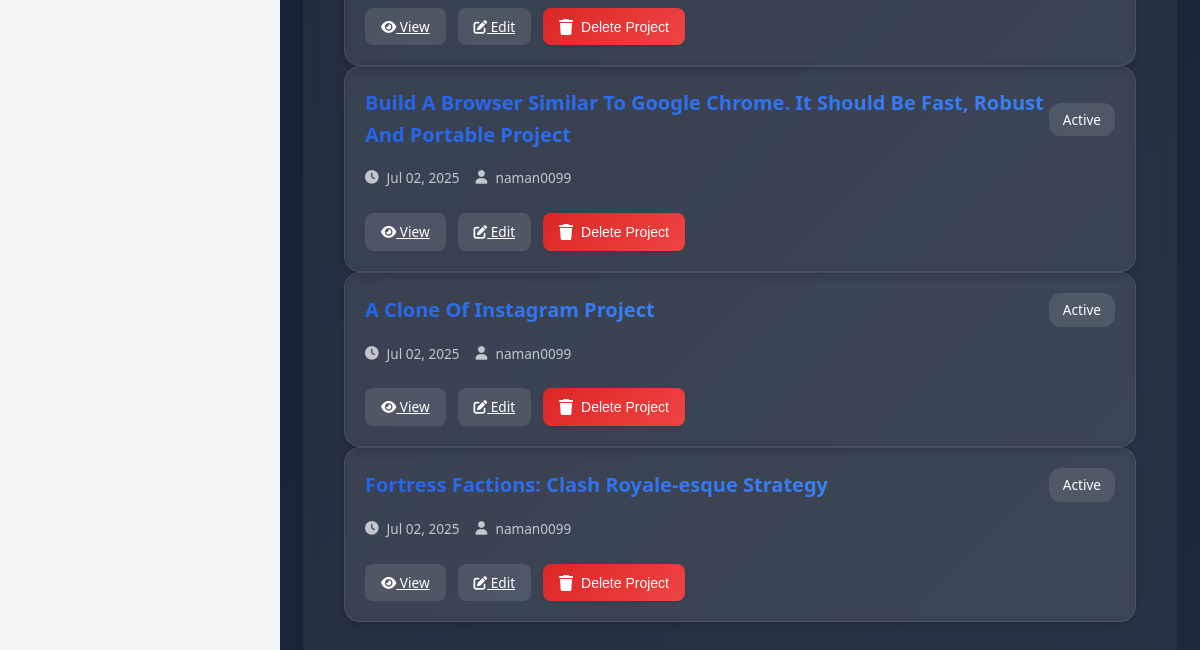
Before: /users/dashboard/ (signed in, lower part) with the older database file.
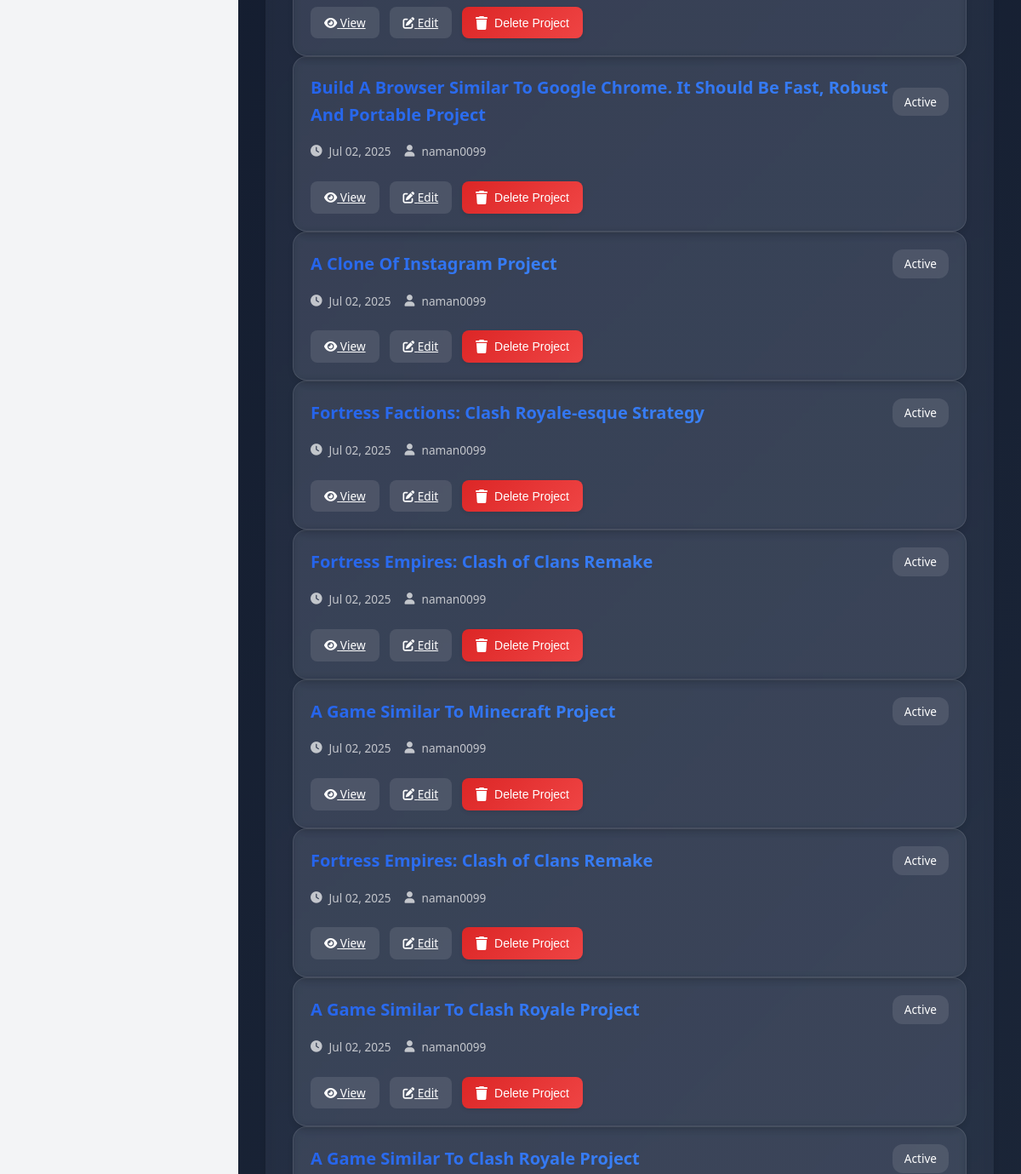
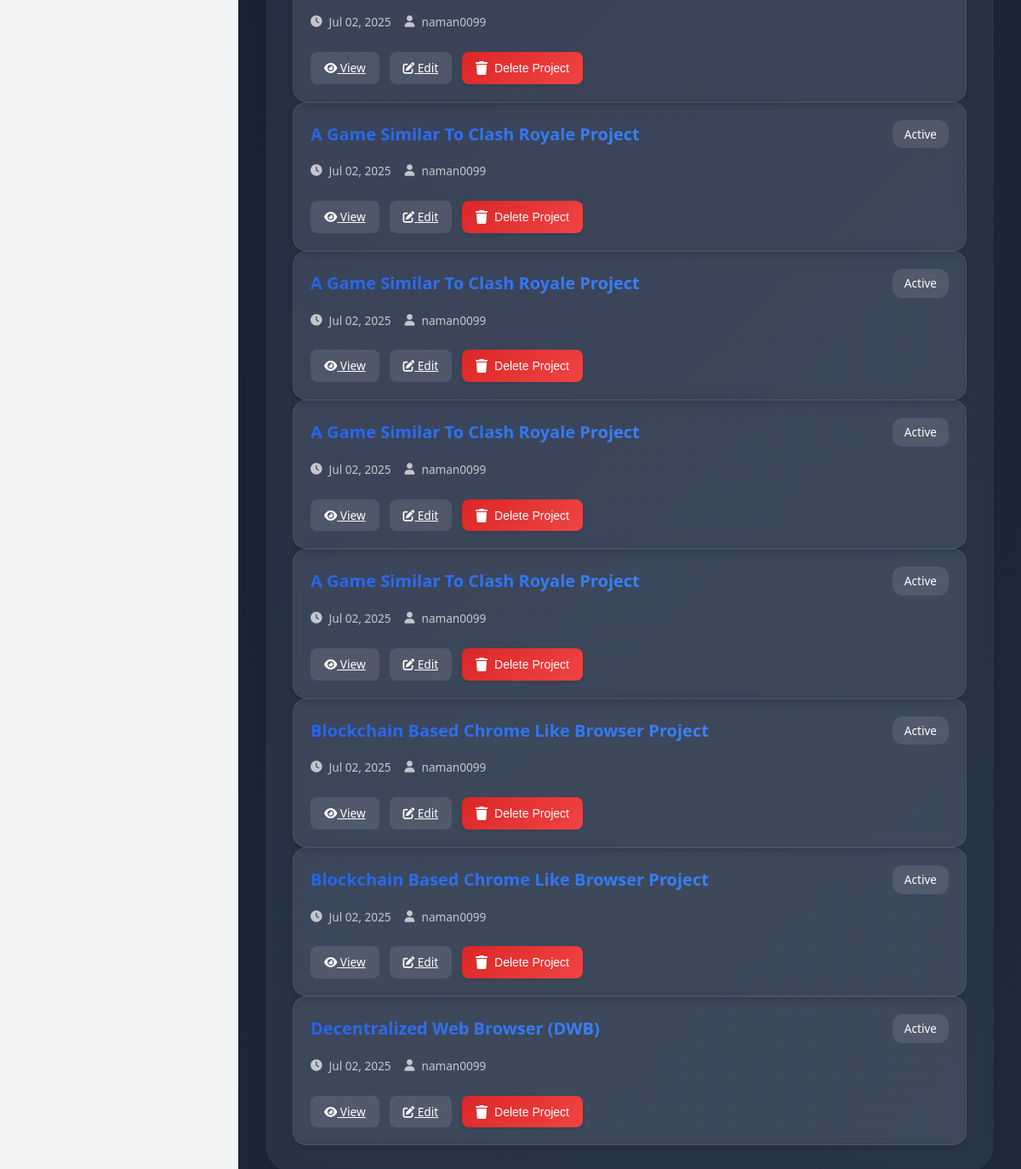
After: the same page with the newer database file (2 pictures, top to bottom).
### projects/models.py (models this page shows, shortened)
class Project(models.Model):
    user = models.ForeignKey(User, on_delete=models.CASCADE)  # Links to the user who created it
    name = models.CharField(max_length=255)  # Project name
    created_at = models.DateTimeField(auto_now_add=True)  # Timestamp
    roadmap = models.JSONField(null=True, blank=True)  # Store the roadmap JSON data

### users/views.py (the view)
# urls.py: path("dashboard/", dashboard_view, name="dashboard"),
@login_required
def dashboard_view(request):
    projects = Project.objects.filter(user=request.user)  # Fetch only the logged-in user's projects
    return render(request, "dashboard.html", {"projects": projects})

### templates/dashboard.html (shortened to what this page needs)
<!DOCTYPE html>
<html lang="en">
<head>
    <link href="https://cdnjs.cloudflare.com/ajax/libs/font-awesome/6.0.0/css/all.min.css" rel="stylesheet">
</head>
<body>
    <div class="dashboard-container">
        <div class="content-area">
            <div class="projects-section">
                {% if projects %}
                    <div class="projects-grid">
                        {% for project in projects %}
                            <div class="project-card">
                                <div class="project-card-header">
                                    <h3 class="project-card-title">{{ project.name }}</h3>
                                    <span class="project-card-status">Active</span>
                                </div>
                                <div class="project-card-meta">
                                    <div class="project-card-meta-item">
                                        <i class="fas fa-clock"></i>
                                        <span>{{ project.created_at|date:"M d, Y" }}</span>
                                    </div>
                                    <div class="project-card-meta-item">
                                        <i class="fas fa-user"></i>
                                        <span>{{ request.user.username }}</span>
                                    </div>
                                </div>
                                <div class="project-card-actions">
                                    <a href="{% url 'projects_1:dev_environment' project.id %}" class="project-card-action-btn">
                                        <i class="fas fa-eye"></i> View
                                    </a>
                                    <a href="{% url 'projects_1:dev_environment' project.id %}" class="project-card-action-btn">
                                        <i class="fas fa-edit"></i> Edit
                                    </a>
                                    <button class="delete-project-btn" onclick="deleteProject('{{ project.id }}')">
                                        <i class="fas fa-trash"></i>
                                        Delete Project
                                    </button>
                                </div>
                            </div>
                        {% endfor %}
                    </div>
                {% endif %}
            </div>
        </div>
</body>
</html>

### templates/dashboard.html (style rules this page uses)
:root { --primary: #2563eb; --secondary: #3b82f6; --success: #22c55e; --error: #ef4444; --warning: #f59e0b; --info: #3b82f6; --text-primary: #1f2937; --text-secondary: #6b7280; --text-muted: #9ca3af; --bg-color: #f3f4f6; --card-bg: #ffffff; --border-color: #e5e7eb; --shadow-color: rgba(0, 0, 0, 0.05); --gradient-1: linear-gradient(135deg, #2563eb 0%, #3b82f6 100%); --gradient-2: linear-gradient(135deg, #22c55e 0%, #34d399 100%); --gradient-3: linear-gradient(135deg, #f59e0b 0%, #fbbf24 100%); --gradient-4: linear-gradient(135deg, #3b82f6 0%, #60a5fa 100%); --glass-bg: rgba(255, 255, 255, 0.9); --sidebar-width: 280px; }
* { margin: 0; padding: 0; box-sizing: border-box; }
body { font-family: 'Segoe UI', Tahoma, Geneva, Verdana, sans-serif; line-height: 1.6; color: var(--text-primary); background: var(--bg-color); min-height: 100vh; }
.dashboard-container { display: flex; min-height: 100vh; }
.project-card { background: rgba(255, 255, 255, 0.05); border-radius: 1.5rem; padding: 1.5rem; position: relative; overflow: hidden; transition: all 0.3s ease; box-shadow: 0 4px 6px rgba(0, 0, 0, 0.1); backdrop-filter: blur(5px); border: 1px solid rgba(255, 255, 255, 0.1); }
.project-card::before { content: ''; position: absolute; top: 0; left: 0; width: 100%; height: 100%; background: linear-gradient(135deg, rgba(37, 99, 235, 0.1) 0%, rgba(59, 130, 246, 0.1) 100%); opacity: 0; transition: opacity 0.3s ease; z-index: -1; }
.project-card-header { display: flex; justify-content: space-between; align-items: center; margin-bottom: 1rem; }
.project-card-title { font-size: 1.25rem; color: white; font-weight: 600; margin: 0; background: linear-gradient(135deg, #2563eb 0%, #3b82f6 100%); -webkit-background-clip: text; -webkit-text-fill-color: transparent; background-clip: text; }
.project-card-status { padding: 0.375rem 0.875rem; border-radius: 0.75rem; font-size: 0.85rem; font-weight: 500; background: rgba(255, 255, 255, 0.1); color: white; transition: all 0.3s ease; }
.project-card-meta { display: flex; gap: 1rem; margin-top: 1rem; }
.project-card-meta-item { display: flex; align-items: center; gap: 0.5rem; color: rgba(255, 255, 255, 0.7); font-size: 0.85rem; }
.project-card-actions { display: flex; gap: 0.75rem; margin-top: 1.5rem; }
.project-card-action-btn { padding: 0.5rem 1rem; border-radius: 0.5rem; background: rgba(255, 255, 255, 0.1); color: white; border: none; cursor: pointer; font-size: 0.85rem; transition: all 0.3s ease; }
.content-area { flex: 1; margin-left: var(--sidebar-width); padding: 2rem; transition: margin-left 0.3s ease; background: linear-gradient(135deg, #0f172a 0%, #1e293b 100%); min-height: 100vh; position: relative; overflow: hidden; }
.project-card { background: rgba(255, 255, 255, 0.05); border-radius: 1rem; padding: 1.5rem; position: relative; overflow: hidden; transition: all 0.3s ease; height: 100%; }
@media (max-width: 1200px) { .project-card { padding: 1.25rem; } }
.projects-section { background: rgba(255, 255, 255, 0.05); border-radius: 2rem; padding: 2rem; margin-top: 2rem; position: relative; overflow: hidden; transition: all 0.3s ease; box-shadow: 0 4px 6px rgba(0, 0, 0, 0.1); backdrop-filter: blur(5px); }
.projects-section::before { content: ''; position: absolute; top: 0; left: 0; width: 100%; height: 100%; background: linear-gradient(135deg, rgba(37, 99, 235, 0.1) 0%, rgba(59, 130, 246, 0.1) 100%); opacity: 0.2; z-index: -1; }
.delete-project-btn { background: linear-gradient(135deg, #dc2626 0%, #ef4444 100%); border: none; border-radius: 8px; color: white; padding: 8px 16px; font-size: 14px; font-weight: 500; cursor: pointer; transition: all 0.2s ease; display: inline-flex; align-items: center; gap: 8px; box-shadow: 0 2px 4px rgba(0, 0, 0, 0.1); }
.delete-project-btn i { font-size: 16px; }

Changed rows visible on the page:
added Project: name "Fortress Empires: Clash of Clans Remake", created_at "Jul 02, 2025", {{ request.user.username }} "naman0099"
added Project: name "A Game Similar To Minecraft Project", created_at "Jul 02, 2025", {{ request.user.username }} "naman0099"
added Project: name "Fortress Empires: Clash of Clans Remake", created_at "Jul 02, 2025", {{ request.user.username }} "naman0099"
added Project: name "A Game Similar To Clash Royale Project", created_at "Jul 02, 2025", {{ request.user.username }} "naman0099"
added Project: name "A Game Similar To Clash Royale Project", created_at "Jul 02, 2025", {{ request.user.username }} "naman0099"
added Project: name "A Game Similar To Clash Royale Project", created_at "Jul 02, 2025", {{ request.user.username }} "naman0099"
added Project: name "A Game Similar To Clash Royale Project", created_at "Jul 02, 2025", {{ request.user.username }} "naman0099"
added Project: name "A Game Similar To Clash Royale Project", created_at "Jul 02, 2025", {{ request.user.username }} "naman0099"
added Project: name "A Game Similar To Clash Royale Project", created_at "Jul 02, 2025", {{ request.user.username }} "naman0099"
added Project: name "Blockchain Based Chrome Like Browser Project", created_at "Jul 02, 2025", {{ request.user.username }} "naman0099"
added Project: name "Blockchain Based Chrome Like Browser Project", created_at "Jul 02, 2025", {{ request.user.username }} "naman0099"
added Project: name "Decentralized Web Browser (DWB)", created_at "Jul 02, 2025", {{ request.user.username }} "naman0099"
